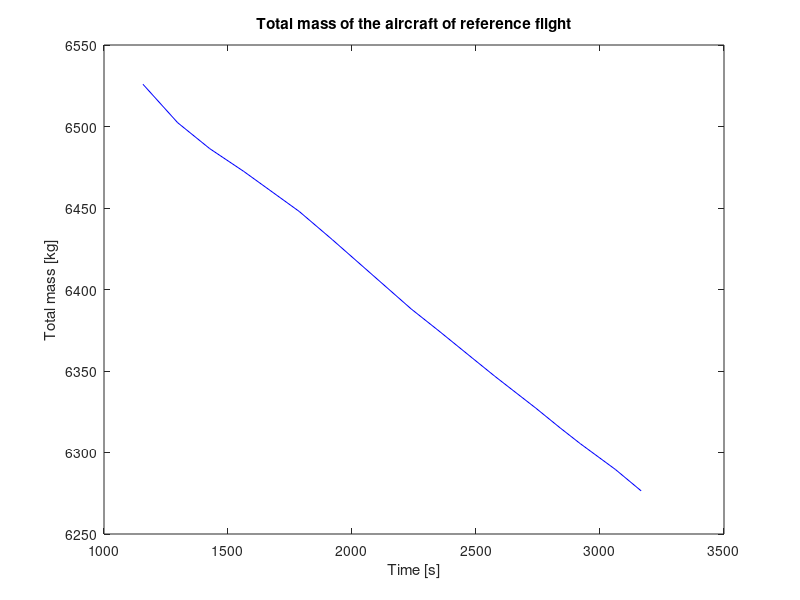

This figure's MATLAB source:
M_fuelused = ([[163.29], %Fuel used
    [186.88],
    [202.76],
    [216.82],
    [241.31],
    [258.55],
    [301.19],
    [314.70],
    [331.13],
    [342.46],
    [361.97],
    [374.21],
    [383.74],
    [399.61],
    [412.77]]);

t = ([1157,1297,1426,1564,1787,1920,2239,2351,2484,2576,2741,2840,2920,3062,3166]);
%Measured time instances

M_BEM = 9165*0.453592;                  %Basic empty  mass in kg
M_pax = 695;                            %Pax mass in kg
M_i_fuel = 4050*0.453592;               %Initial fuel mass
m_i_ramp = M_BEM+M_pax+M_i_fuel;        %Initial ramp mass
M_i_ramp = ones(15,1)*m_i_ramp;         %Matrix of initial ramp mass

Mtotal = M_i_ramp - M_fuelused;         %Total mass of the aircraft during flight

plot(t, Mtotal,'b')
xlabel('Time [s]')
ylabel('Total mass [kg]')
title('Total mass of the aircraft of reference flight')
